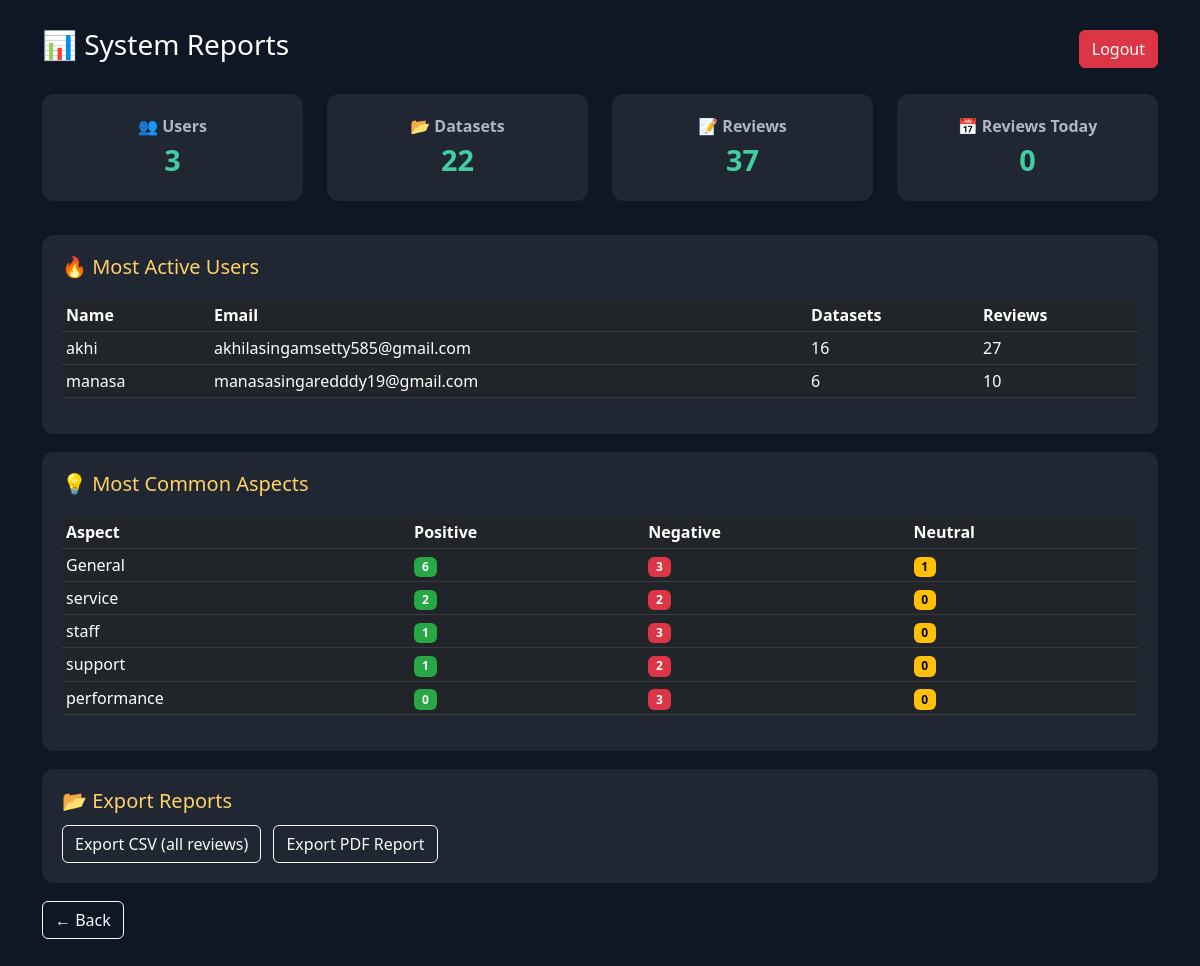
Screenshot of /admin/reports (signed in) with the database file from the repository.
### app.py (models this page shows)
class User(db.Model, UserMixin):
    id = db.Column(db.Integer, primary_key=True)
    name = db.Column(db.String(120), nullable=False)
    email = db.Column(db.String(120), unique=True, nullable=False)
    password = db.Column(db.String(200), nullable=False)
    role = db.Column(db.String(20), default='user')
    datasets = db.relationship('Dataset', backref='owner', lazy=True)
    last_active = db.Column(db.DateTime, default=datetime.utcnow)
    active = db.Column(db.Boolean, default=True)

class Review(db.Model):
    id = db.Column(db.Integer, primary_key=True)
    dataset_id = db.Column(db.Integer, db.ForeignKey('dataset.id'), nullable=False)
    raw_text = db.Column(db.Text, nullable=False)
    preprocessed_text = db.Column(db.Text)
    sentiment = db.Column(db.String(20))
    aspect = db.Column(db.String(120))
    confidence = db.Column(db.Float)   # 🆕 Added this line for confidence %
    date = db.Column(db.DateTime)

### app.py (the view)
@app.route('/admin/reports')
@login_required
def admin_reports():
    if current_user.role != 'admin':
        abort(403)
    users_count = User.query.count()
    datasets_count = Dataset.query.count()
    reviews_count = Review.query.count()
    today = datetime.utcnow().date()
    daily_reviews = Review.query.filter(
        Review.date >= datetime(today.year, today.month, today.day)
    ).count()
    active_users = []
    users = User.query.all()
    for u in users:
        datasets = Dataset.query.filter_by(user_id=u.id).count()
        reviews = Review.query.join(Dataset).filter(Dataset.user_id == u.id).count()
        if datasets or reviews:
            active_users.append({
                "name": u.name,
                "email": u.email,
                "datasets": datasets,
                "reviews": reviews
            })
    active_users = sorted(active_users, key=lambda x: x["reviews"], reverse=True)[:5]
    aspect_map = {}
    for r in Review.query.all():
        asp = r.aspect or "General"
        if asp not in aspect_map:
            aspect_map[asp] = {"name": asp, "positive": 0, "negative": 0, "neutral": 0}
        if r.sentiment == "Positive":
            aspect_map[asp]["positive"] += 1
        elif r.sentiment == "Negative":
            aspect_map[asp]["negative"] += 1
        else:
            aspect_map[asp]["neutral"] += 1
    common_aspects = sorted(aspect_map.values(), key=lambda x: (x["positive"]+x["negative"]+x["neutral"]), reverse=True)[:5]
    return render_template(
        'admin/reports.html',
        users_count=users_count,
        datasets_count=datasets_count,
        reviews_count=reviews_count,
        daily_reviews=daily_reviews,
        active_users=active_users,
        common_aspects=common_aspects
    )

### app.py (called while the page is built)
@login_manager.user_loader
def load_user(user_id):
    return User.query.get(int(user_id))

### templates/admin/reports.html (shortened to what this page needs)
<!doctype html>
<html lang="en">
<head>
  <link href="https://cdn.jsdelivr.net/npm/bootstrap@5.3.0/dist/css/bootstrap.min.css" rel="stylesheet">
</head>
<body>
  <div class="container">
    <div class="d-flex justify-content-between align-items-center mb-4">
      <h3>📊 System Reports</h3>
      <a class="btn btn-danger" href="{{ url_for('logout') }}">Logout</a>
    </div>
    <div class="row mb-3">
      <div class="col-md-3">
        <div class="card text-center">
          <div class="stat-label">👥 Users</div>
          <div class="stat-value">{{ users_count }}</div>
        </div>
      </div>
      <div class="col-md-3">
        <div class="card text-center">
          <div class="stat-label">📂 Datasets</div>
          <div class="stat-value">{{ datasets_count }}</div>
        </div>
      </div>
      <div class="col-md-3">
        <div class="card text-center">
          <div class="stat-label">📝 Reviews</div>
          <div class="stat-value">{{ reviews_count }}</div>
        </div>
      </div>
      <div class="col-md-3">
        <div class="card text-center">
          <div class="stat-label">📅 Reviews Today</div>
          <div class="stat-value">{{ daily_reviews }}</div>
        </div>
      </div>
    </div>
    <div class="card">
      <h5>🔥 Most Active Users</h5>
      <table class="table table-sm table-dark mt-2">
        <thead><tr><th>Name</th><th>Email</th><th>Datasets</th><th>Reviews</th></tr></thead>
        <tbody>
          {% for u in active_users %}
            <tr>
              <td>{{ u.name }}</td>
              <td>{{ u.email }}</td>
              <td>{{ u.datasets }}</td>
              <td>{{ u.reviews }}</td>
            </tr>
          {% else %}
            <tr><td colspan="4" class="muted">No user activity yet.</td></tr>
          {% endfor %}
        </tbody>
      </table>
    </div>
    <div class="card">
      <h5>💡 Most Common Aspects</h5>
      <table class="table table-sm table-dark mt-2">
        <thead><tr><th>Aspect</th><th>Positive</th><th>Negative</th><th>Neutral</th></tr></thead>
        <tbody>
          {% for a in common_aspects %}
          <tr>
            <td>{{ a.name }}</td>
            <td><span class="badge badge-positive">{{ a.positive }}</span></td>
            <td><span class="badge badge-negative">{{ a.negative }}</span></td>
            <td><span class="badge badge-neutral">{{ a.neutral }}</span></td>
          </tr>
          {% else %}
          <tr><td colspan="4" class="muted">No aspects found in reviews.</td></tr>
          {% endfor %}
        </tbody>
      </table>
    </div>
    <div class="card">
      <h5>📂 Export Reports</h5>
      <div>
        <a class="btn btn-outline-light" href="/export_csv_all">Export CSV (all reviews)</a>
        <a class="btn btn-outline-light ms-2" href="/export_pdf_all">Export PDF Report</a>
      </div>
    </div>
    <div class="mt-3"><a href="/admin" class="btn btn-outline-light">← Back</a></div>
  </div>
</body>
</html>

### templates/admin/reports.html (style rules this page uses)
body { background:#0f1724; color:#fff; font-family:Segoe UI, sans-serif; padding:28px; }
.card { background:rgba(255,255,255,0.07); border:none; border-radius:12px; padding:20px; margin-bottom:18px; transition: transform 0.2s, box-shadow 0.2s; }
.stat-label { font-size:1rem; font-weight:600; color:#aeb6c2; }
.stat-value { font-size:1.8rem; font-weight:700; color:#43cea2; }
h5 { color:#ffd166; margin-bottom:12px; }
.table td, .table th { color:#fff; vertical-align:middle; }
.badge-positive { background:#28a745; }
.badge-negative { background:#dc3545; }
.badge-neutral { background:#ffc107; color:#000; }

### rows the page displays
User: name "akhi", email "akhilasingamsetty585@gmail.com", datasets "16", reviews "27"
User: name "manasa", email "manasasingaredddy19@gmail.com", datasets "6", reviews "10"
Review: name "General", positive "6", negative "3", neutral "1"
Review: name "service", positive "2", negative "2", neutral "0"
Review: name "staff", positive "1", negative "3", neutral "0"
Review: name "support", positive "1", negative "2", neutral "0"
Review: name "performance", positive "0", negative "3", neutral "0"

### other values shown
{{ users_count }} "3"
{{ datasets_count }} "22"
{{ reviews_count }} "37"
{{ daily_reviews }} "0"
